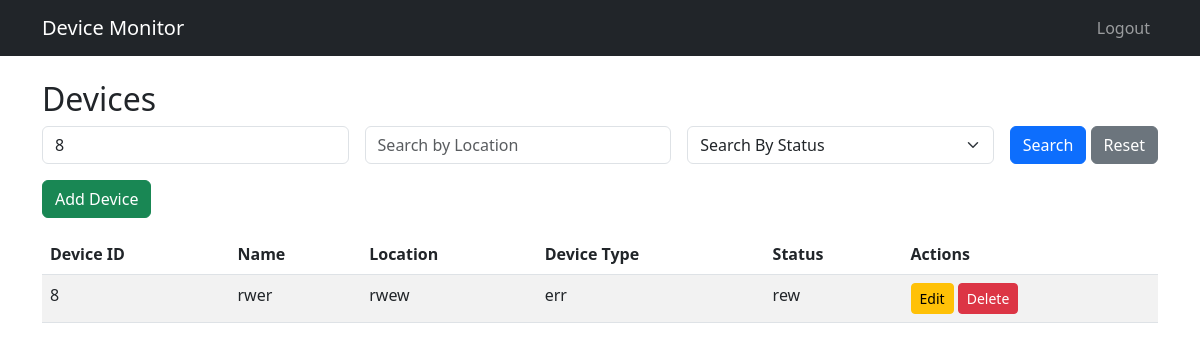
/devices/home?id=8 (signed in), run on the app's committed database.
### app/models.py (models this page shows, shortened)
class Device(db.Model):
    id = db.Column(db.Integer, primary_key=True)
    name = db.Column(db.String(120), nullable=False)
    device_type = db.Column(db.String(50), nullable=False)
    status = db.Column(db.String(20), nullable=False)
    location = db.Column(db.String(100), nullable=False)
    user_id = db.Column(db.Integer, db.ForeignKey('user.id'), nullable=False)  # Consider ondelete='CASCADE' for PostgreSQL
    diagnostics = db.relationship('DeviceDiagnostics', backref='device', lazy='dynamic')

### app/routes/device.py (the view)
@device_bp.route('/home')
@jwt_required()
def list_devices():
    try:
        user_id = get_jwt_identity()
        search_id = request.args.get('id')
        location = request.args.get('location')
        status = request.args.get('status')
        page = request.args.get('page', 1, type=int)
        query = Device.query.filter_by(user_id=user_id)
        if search_id:
            query = query.filter(Device.id == int(search_id))
        if location:
            query = query.filter(Device.location.ilike(f'%{location}%'))
        if status:
            query = query.filter(Device.status.ilike(f'%{status}%'))
        pagination = query.paginate(page=page, per_page=5, error_out=False)
        return render_template('devices.html', devices=pagination.items, pagination=pagination, request=request)
    except Exception as e:
        current_app.logger.error("Device listing failed: %s", str(e))
        flash("Failed to load devices.", "danger")
        return redirect(url_for('main.home'))

### app/templates/devices.html (shortened to what this page needs)
{% extends 'base.html' %}
{% block content %}
<h2>Devices</h2>
<form method="get" class="row g-3 mb-3">
  <div class="col">
    <input type="text" class="form-control" name="id" placeholder="Search by Device ID" value="{{ request.args.get('id', '') }}">
  </div>
  <div class="col">
    <input type="text" class="form-control" name="location" placeholder="Search by Location" value="{{ request.args.get('location', '') }}">
  </div>
  <div class="col">
    <select name="status" class="form-select" >
      <option disabled selected value="">Search By Status</option>
    </select>
 </div>
  <div class="col-auto">
    <button type="submit" class="btn btn-primary">Search</button>
    <a href="{{ url_for('device.list_devices') }}" class="btn btn-secondary">Reset</a>
  </div>
</form>
<div class="mb-3">
  <a href="{{ url_for('device.add_device') }}" class="btn btn-success">Add Device</a>
</div>
<table class="table table-striped">
  <thead>
    <tr>
      <th> Device ID</th>
      <th>Name</th>
      <th>Location</th>
      <th>Device Type</th>
      <th>Status</th>
      <th>Actions</th>
    </tr>
  </thead>
  <tbody>
    {% for device in devices %}
    <tr>
      <td>{{ device.id }}</td>
      <td>{{ device.name }}</td>
      <td>{{ device.location }}</td>
      <td>{{ device.device_type }}</td>
      <td>{{ device.status }}</td>
      <td>
        <a href="{{ url_for('device.update_device', id=device.id) }}" class="btn btn-warning btn-sm">Edit</a>
        <a href="{{ url_for('device.delete_device', id=device.id) }}" class="btn btn-danger btn-sm">Delete</a>
      </td>
    </tr>
    {% endfor %}
  </tbody>
</table>
{% set args = request.args.to_dict() %}
{% set _ = args.pop('page', None) %}
{% endblock %}

### data on the page
Device: id "8", name "rwer", location "rwew", device_type "err", status "rew"
